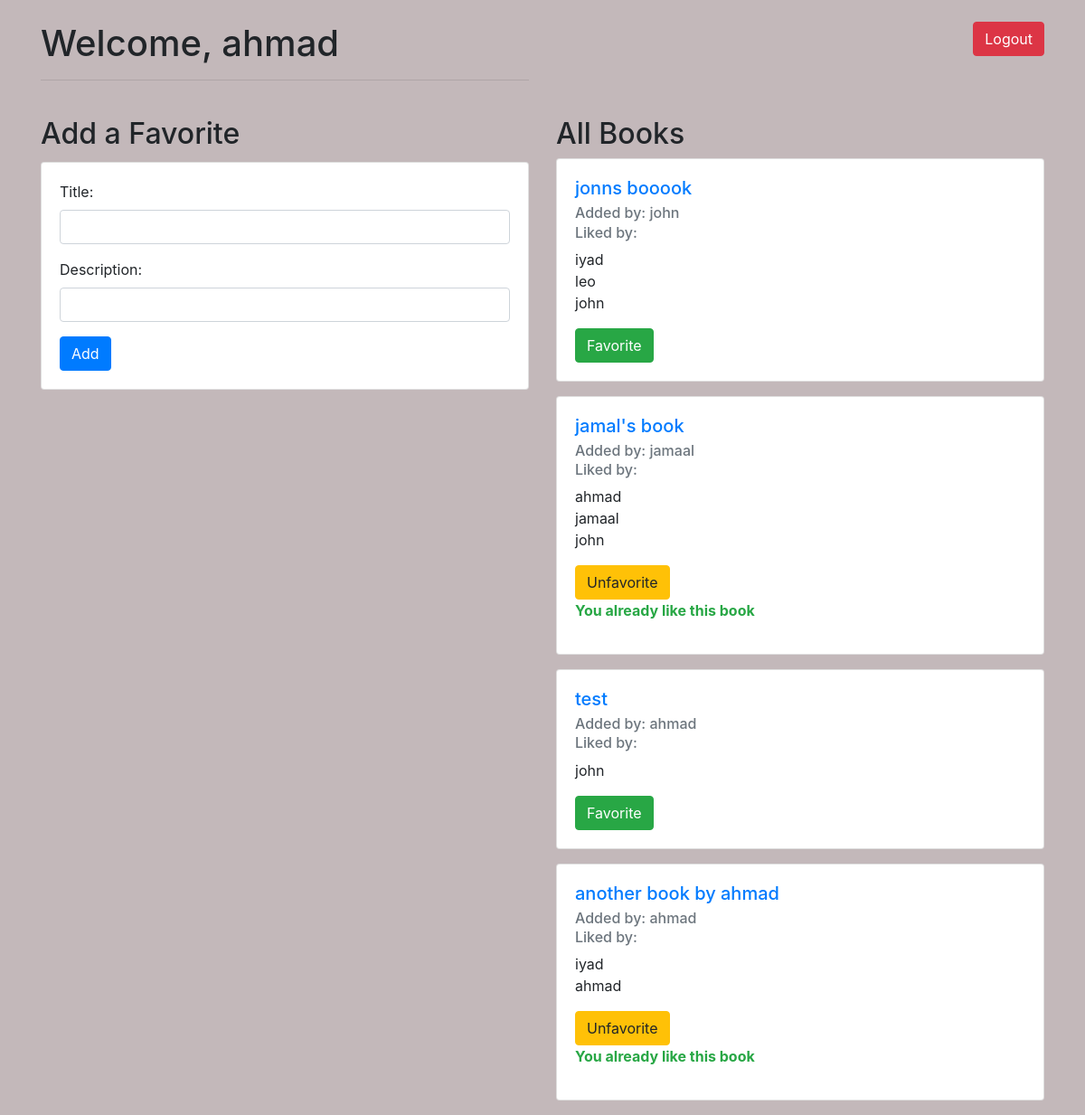
Screenshot of /books (signed in) with the database file from the repository.
### myapp/models.py (models this page shows)
class User(models.Model):
    firstname = models.CharField(max_length=45)
    lastname = models.CharField(max_length=45)
    email = models.CharField(max_length=45)
    password = models.CharField(max_length=255)
    created_at = models.DateField(auto_now_add=True)
    updated_at = models.DateField(auto_now=True)
    objects = UserManager()

class Book(models.Model):
    title = models.CharField(max_length=255)
    desc  = models.TextField()
    users_who_like = models.ManyToManyField(User, related_name="liked_books")
    uploaded_by = models.ForeignKey(User, on_delete=models.CASCADE, related_name="uploaded_books")
    created_at = models.DateField(auto_now_add=True)
    updated_at = models.DateField(auto_now=True)
    objects = BookManager()

### myapp/views.py (the view)
# urls.py: path('books',views.go_to_books,name='books'),
def go_to_books(request):
    if 'user_id' not in request.session :
        return redirect('/')
    user = get_userid(request.session['user_id'])
    allbooks = get_all_books()
    context = {
            'user' : user,
            'allbooks' : allbooks,
        }
    return render(request,'books.html',context)

### myapp/models.py (called while the page is built)
def get_userid(id):
    return User.objects.get(id = id)

def get_all_books():
    return Book.objects.all()

### myapp/templates/books.html (shortened to what this page needs)
<!DOCTYPE html>
<html lang="en">
<head>
    <link href="https://stackpath.bootstrapcdn.com/bootstrap/4.5.2/css/bootstrap.min.css" rel="stylesheet">
</head>
<body>
    <div class="container">
        <div class="row mt-4">
            <div class="col">
                <h1>Welcome, {{ user.firstname }}</h1>
                <hr>
            </div>
            <div class="col text-right">
                <a href="{% url 'logout' %}" class="btn btn-danger">Logout</a>
            </div>
        </div>
        <div class="row mt-4">
            <div class="col-md-6">
                <h2 class="card-title">Add a Favorite</h2>
                <div class="card">
                    <div class="card-body">
                        <form action="/books/addbook/" method="post">
                            <div class="form-group">
                                <label for="title">Title:</label>
                                <input type="text" class="form-control" name="title" id="title" required>
                            </div>
                            <div class="form-group">
                                <label for="desc">Description:</label>
                                <input type="text" class="form-control" name="desc" id="desc" required>
                            </div>
                            <button type="submit" class="btn btn-primary">Add</button>
                        </form>
                    </div>
                </div>
            </div>
            <div class="col-md-6">
                <h2>All Books</h2>
                {% for book in allbooks reversed  %}
                    <div class="card mb-3">
                        <div class="card-body">
                            <h5 class="card-title"><a href="/books/{{ book.id }}">{{ book.title }}</a></h5>
                            <h6 class="card-subtitle mb-2 text-muted">Added by: {{ book.uploaded_by.firstname }}</h6>
                            <h6 class="card-subtitle mb-2 text-muted">Liked by:</h6>
                            <ul class="list-unstyled">
                                {% for user in book.users_who_like.all %}
                                    <li>{{ user.firstname }}</li>
                                {% endfor %}
                            </ul>
                            {% if user in book.users_who_like.all %}
                                <a href="/books/{{ book.id }}/unfavorite" class="btn btn-warning">Unfavorite</a>
                                <p class="text-success"><strong>You already like this book</strong></p>
                            {% else %}
                                <a href="/books/{{ book.id }}/favorite" class="btn btn-success">Favorite</a>
                            {% endif %}
                        </div>
                    </div>
                {% endfor %}
            </div>
        </div>
    </div>
</body>
</html>

### myapp/templates/books.html (style rules this page uses)
body { background-color: rgb(195, 184, 186); }

### rows the page displays
User: firstname "ahmad"
Book: title "jonns booook", uploaded_by.firstname "john"
User: firstname "iyad"
User: firstname "leo"
User: firstname "john"
Book: title "jamal's book", uploaded_by.firstname "jamaal"
User: firstname "jamaal"
Book: title "test", uploaded_by.firstname "ahmad"
Book: title "another book by ahmad", uploaded_by.firstname "ahmad"
